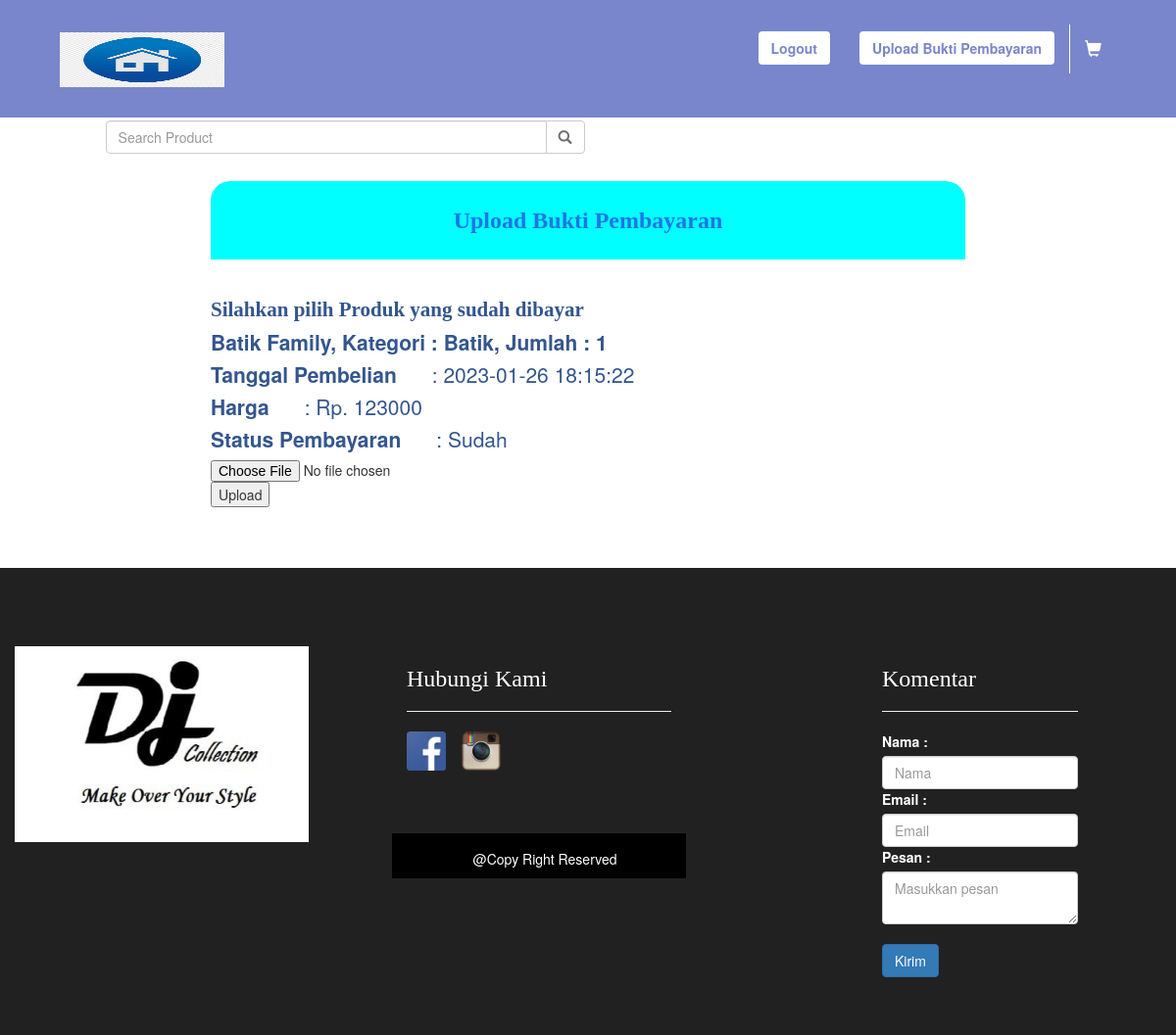
/proses/upload_tf.php (signed in), run on the app's committed database.
### tables this page shows
CREATE TABLE `tabel_transaksi` (
  `idTransaksi` int(11) NOT NULL,
  `idUser` varchar(11) NOT NULL,
  `daftarBarang` text NOT NULL,
  `tanggal` datetime NOT NULL,
  `total` int(11) NOT NULL,
  `status` varchar(6) NOT NULL
);

### proses/upload_tf.php (the view, shortened to what this page needs)
<!DOCTYPE html>
<html>
<head>
    <link rel="stylesheet" type="text/css" href="../plugin/bootstrap/css/bootstrap.min.css">
    <link rel="stylesheet" type="text/css" href="../asset/css/main.css">
    <link rel="stylesheet" type="text/css" href="../asset/css/keranjang.css">
</head>
<body>
    <?php include('../component/nav.php'); ?>
    <div class="container-fluid" id="total-keranjang">
        <div class="row">
            <div class="col-xs-8 col-xs-offset-2">
                <div class="table-responsive">
                    <table class="table">
                        <thead>
                            <tr>
                                <h3 style="font-family: Forte; color:"><strong>Upload Bukti Pembayaran</strong></h3>
                                <br>
                                <h4 style="font-family: Forte; color:"><strong>Silahkan pilih Produk yang sudah dibayar</strong></h4>
                            </tr>
                        </thead>
                        <tbody>
                            <?php
                            $queryKeranjang = mysqli_query($conn, "SELECT * FROM tabel_transaksi WHERE idUser='$_SESSION[idUser]' ");
                            $jumlah = mysqli_num_rows($queryKeranjang);
                            if ($jumlah > 0) {
                                $queryTf = "SELECT * FROM tabel_transaksi WHERE idUser='$_SESSION[idUser]' AND status = 'Belum' OR status = 'Proses' OR status = 'Sudah' OR status = 'Tolak'";
                                $query_tf = mysqli_query($conn, $queryTf);
                                while ($arraytf = mysqli_fetch_array($query_tf)) {
                                    echo '
                                            <tr
                                            <td>
                                                <h4><strong>' . $arraytf['daftarBarang'] . '</strong></h4>
                                                <h4><strong>Tanggal Pembelian</strong><span class="titik-harga">:</span>' . ' ' . $arraytf['tanggal'] . '</h4>
                                                <h4><strong>Harga</strong><span class="titik-harga">:</span> Rp.' . ' ' . $arraytf['total'] . '</h4>
                                                <h4><strong>Status Pembayaran</strong><span class="titik-harga">:</span> ' . ' ' . $arraytf['status'] . '</h4>
                                                ';
                            ?>
                                    <form action="updateTf.php" method="post" enctype="multipart/form-data">
                                        <input type="file" name="file">
                                        <input type="submit" name="upload" value="Upload">
                                    </form>
                            <?php
                                    echo '
                                            </td>
                                            </tr>
                                        ';
                                }
                            }
                            ?>
                        </tbody>
                    </table>
                </div>
            </div>
        </div>
    </div>
    <?php include('../component/footer.php'); ?>
</body>
</html>

### asset/css/main.css (style rules this page uses)
body,html { margin:0; padding: 0; }

### asset/css/keranjang.css (style rules this page uses)
#total-keranjang { min-height: 50vh !important; margin-bottom: 5vh; }
#total-keranjang .table-responsive { margin-bottom: 0 !important; }
#total-keranjang h3 { background-color: aqua; border-radius: 20px 20px 0px 0px; text-align: center; color:#1e75e8; height: 10vh; line-height: 10vh; }
#total-keranjang tr { margin-top: 5vh !important; border-top: 1px solid #6b737c; }
#total-keranjang h4 { color:#33568e; font-size: 1.5em; }
#total-keranjang span.titik-harga { margin-left: 3vw; }

### data on the page
tabel_transaksi: daftarBarang "Batik Family, Kategori : Batik, Jumlah : 1", tanggal "2023-01-26 18:15:22", total "123000", status "Sudah"
